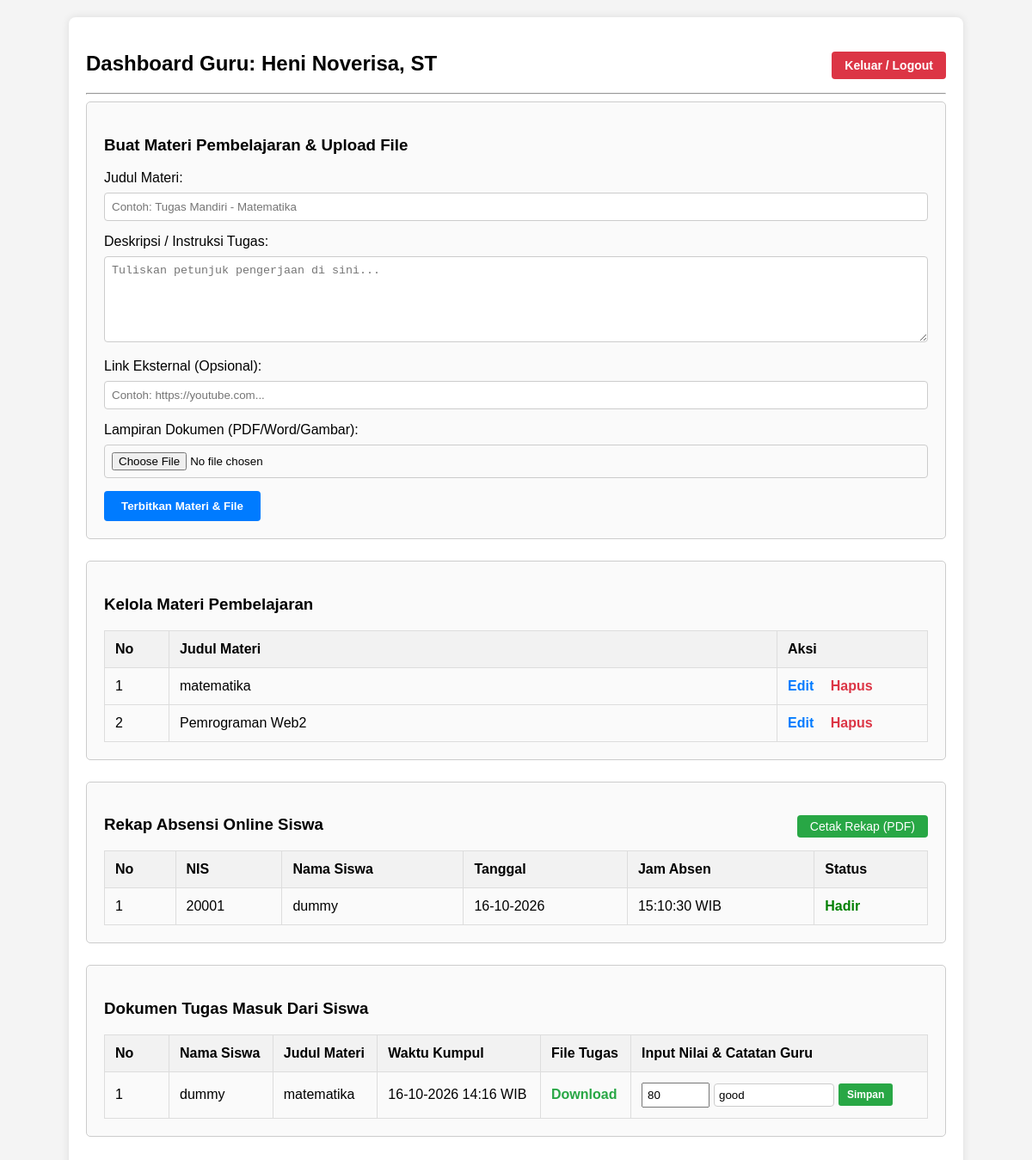
The page /guru.php (signed in) on the database its author committed.
### tables this page shows
CREATE TABLE `materi` (
  `id_materi` int(11) NOT NULL,
  `judul` varchar(150) NOT NULL,
  `deskripsi` text DEFAULT NULL,
  `link_sumber` varchar(255) DEFAULT NULL,
  `nama_file` varchar(255) DEFAULT NULL,
  `tanggal_dibuat` timestamp NOT NULL DEFAULT current_timestamp()
);

CREATE TABLE `absensi` (
  `id_absensi` int(11) NOT NULL,
  `id_siswa` int(11) DEFAULT NULL,
  `tanggal` date NOT NULL,
  `jam_absen` time NOT NULL,
  `status` enum('Hadir','Izin','Sakit') NOT NULL
);

CREATE TABLE `siswa` (
  `id_siswa` int(11) NOT NULL,
  `nis` varchar(10) NOT NULL,
  `nama_siswa` varchar(100) NOT NULL,
  `password` varchar(255) NOT NULL
);

CREATE TABLE `pengumpulan_tugas` (
  `id_pengumpulan` int(11) NOT NULL,
  `id_materi` int(11) NOT NULL,
  `id_siswa` int(11) NOT NULL,
  `file_tugas` varchar(255) NOT NULL,
  `nilai` int(11) DEFAULT NULL,
  `catatan` text DEFAULT NULL,
  `waktu_kumpul` timestamp NOT NULL DEFAULT current_timestamp()
);

### guru.php (the view, shortened to what this page needs)
<?php
include 'koneksi.php';
$query_absen = mysqli_query($koneksi, "
    SELECT absensi.*, siswa.nama_siswa, siswa.nis
    FROM absensi
    JOIN siswa ON absensi.id_siswa = siswa.id_siswa
    ORDER BY absensi.tanggal DESC, absensi.jam_absen DESC
");
?>
<!DOCTYPE html>
<html lang="id">
<head>
</head>
<body>
<div class="container">
    <h2>
        Dashboard Guru: <?= htmlspecialchars($_SESSION['nama_guru'] ?? 'Guru'); ?>
        <a href="logout.php" onclick="return confirm('Apakah Anda yakin ingin keluar?')" style="float: right; padding: 8px 15px; background: #dc3545; color: white; text-decoration: none; border-radius: 4px; font-size: 14px; font-weight: bold;">Keluar / Logout</a>
    </h2>
    <hr>
    <div class="box">
        <h3> Buat Materi Pembelajaran & Upload File</h3>
        <form action="" method="POST" enctype="multipart/form-data">
            <label>Judul Materi:</label>
            <input type="text" name="judul" placeholder="Contoh: Tugas Mandiri - Matematika" required>
            <label>Deskripsi / Instruksi Tugas:</label>
            <textarea name="deskripsi" placeholder="Tuliskan petunjuk pengerjaan di sini..." required></textarea>
            <label>Link Eksternal (Opsional):</label>
            <input type="text" name="link_sumber" placeholder="Contoh: https://youtube.com...">
            <label>Lampiran Dokumen (PDF/Word/Gambar):</label>
            <input type="file" name="berkas">
            <button type="submit" name="tambah_materi">Terbitkan Materi & File</button>
        </form>
    </div>
    <div class="box">
        <h3>Kelola Materi Pembelajaran</h3>
        <table>
            <thead>
                <tr>
                    <th style="width: 50px;">No</th>
                    <th>Judul Materi</th>
                    <th style="width: 150px;">Aksi</th>
                </tr>
            </thead>
            <tbody>
                <?php
                $query_list_materi = mysqli_query($koneksi, "SELECT id_materi, judul FROM materi ORDER BY id_materi DESC");
                $no_mat = 1;
                if ($query_list_materi && mysqli_num_rows($query_list_materi) > 0) {
                    while ($m = mysqli_fetch_assoc($query_list_materi)) {
                        echo "<tr>
                                <td>".$no_mat++."</td>
                                <td>".htmlspecialchars($m['judul'] ?? '')."</td>
                                <td>
                                    <a href='edit_materi.php?id=".$m['id_materi']."' style='color:#007BFF; font-weight:bold; text-decoration:none; margin-right:15px;'>Edit</a>
                                    <a href='hapus_materi.php?id=".$m['id_materi']."' onclick='return confirm(\"Yakin hapus?\")' style='color:#dc3545; font-weight:bold; text-decoration:none;'>Hapus</a>
                                </td>
                              </tr>";
                    }
                } else {
                    echo "<tr><td colspan='3' style='text-align:center;'>Belum ada materi.</td></tr>";
                }
                ?>
            </tbody>
        </table>
    </div>
    <div class="box">
        <h3> Rekap Absensi Online Siswa
            <a href="cetak_absen.php" target="_blank" style="float: right; padding: 5px 15px; background: #28a745; color: white; text-decoration: none; border-radius: 4px; font-size: 14px; font-weight: normal;">Cetak Rekap (PDF)</a>
        </h3>
        <table>
            <thead>
                <tr>
                    <th>No</th>
                    <th>NIS</th>
                    <th>Nama Siswa</th>
                    <th>Tanggal</th>
                    <th>Jam Absen</th>
                    <th>Status</th>
                </tr>
            </thead>
            <tbody>
                <?php
                $no = 1;
                if ($query_absen && mysqli_num_rows($query_absen) > 0) {
                    while ($row = mysqli_fetch_assoc($query_absen)) {
                        $status_class = '';
                        if (($row['status'] ?? '') == 'Hadir') $status_class = 'status-hadir';
                        elseif (($row['status'] ?? '') == 'Izin') $status_class = 'status-izin';
                        elseif (($row['status'] ?? '') == 'Sakit') $status_class = 'status-sakit';
                    ?>
                        <tr>
                            <td><?= $no++; ?></td>
                            <td><?= htmlspecialchars($row['nis'] ?? ''); ?></td>
                            <td><?= htmlspecialchars($row['nama_siswa'] ?? ''); ?></td>
                            <td><?= isset($row['tanggal']) ? date('d-m-Y', strtotime($row['tanggal'])) : '-'; ?></td>
                            <td><?= htmlspecialchars($row['jam_absen'] ?? '-'); ?> WIB</td>
                            <td class="<?= $status_class; ?>"><?= htmlspecialchars($row['status'] ?? '-'); ?></td>
                        </tr>
                    <?php
                    }
                } else {
                    echo "<tr><td colspan='6' style='text-align:center;'>Belum ada data absensi.</td></tr>";
                }
                ?>
            </tbody>
        </table>
    </div>
    <div class="box">
        <h3> Dokumen Tugas Masuk Dari Siswa</h3>
        <table>
            <thead>
                <tr>
                    <th style="width: 50px;">No</th>
                    <th>Nama Siswa</th>
                    <th>Judul Materi</th>
                    <th>Waktu Kumpul</th>
                    <th>File Tugas</th>
                    <th style="width: 320px;">Input Nilai & Catatan Guru</th>
                </tr>
            </thead>
            <tbody>
                <?php
                $query_tugas_masuk = mysqli_query($koneksi, "
                    SELECT pt.*, s.nama_siswa, m.judul
                    FROM pengumpulan_tugas pt
                    LEFT JOIN siswa s ON pt.id_siswa = s.id_siswa
                    LEFT JOIN materi m ON pt.id_materi = m.id_materi
                    ORDER BY pt.waktu_kumpul DESC
                ");
                $no_tugas = 1;
                if ($query_tugas_masuk && mysqli_num_rows($query_tugas_masuk) > 0) {
                    while ($tugas = mysqli_fetch_assoc($query_tugas_masuk)) {
                        $nama_siswa = !empty($tugas['nama_siswa']) ? htmlspecialchars($tugas['nama_siswa']) : 'Siswa Tidak Diketahui';
                        $judul_materi = !empty($tugas['judul']) ? htmlspecialchars($tugas['judul']) : 'Materi Tidak Diketahui';
                        $waktu_kumpul = isset($tugas['waktu_kumpul']) ? date('d-m-Y H:i', strtotime($tugas['waktu_kumpul'])) : '-';
                        $nilai_tampil = $tugas['nilai'] !== null ? $tugas['nilai'] : '';
                        $catatan_tampil = htmlspecialchars($tugas['catatan'] ?? '');
                    ?>
                        <tr>
                            <td><?= $no_tugas++; ?></td>
                            <td><?= $nama_siswa; ?></td>
                            <td><?= $judul_materi; ?></td>
                            <td><?= $waktu_kumpul; ?> WIB</td>
                            <td>
                                <a href="uploads/<?= $tugas['file_tugas']; ?>" download style="color: #28a745; font-weight: bold; text-decoration: none;">Download</a>
                            </td>
                            <td>
                                <form action="" method="POST" style="margin: 0; display: flex; gap: 5px; align-items: center;">
                                    <input type="number" name="nilai" placeholder="Nilai" min="0" max="100" style="width: 65px; padding: 5px;" value="<?= $nilai_tampil; ?>" required>
                                    <input type="text" name="catatan" placeholder="Catatan" style="width: 140px; padding: 5px; margin: 0;" value="<?= $catatan_tampil; ?>">
                                    <button type="submit" name="simpan_nilai" style="padding: 6px 10px; background: #28a745; font-size: 12px; border:none; color:white; border-radius:3px; cursor:pointer; font-weight:bold;">Simpan</button>
                                </form>
                            </td>
                        </tr>
                    <?php
                    }
                } else {
                    echo "<tr><td colspan='6' style='text-align:center;'>Belum ada siswa yang mengumpulkan tugas.</td></tr>";
                }
                ?>
            </tbody>
        </table>
    </div>

### guru.php (style rules this page uses)
body { font-family: Arial, sans-serif; margin: 20px; background-color: #f4f4f4; }
.container { max-width: 1000px; background: white; padding: 20px; border-radius: 8px; box-shadow: 0 0 10px rgba(0,0,0,0.1); margin: auto; }
.box { border: 1px solid #ccc; padding: 20px; margin-bottom: 25px; border-radius: 5px; background: #fafafa; }
input[type="text"], input[type="file"], textarea { width: 100%; padding: 8px; margin: 8px 0 15px 0; border: 1px solid #ccc; border-radius: 4px; box-sizing: border-box; }
textarea { height: 100px; }
button { background: #007BFF; color: white; border: none; padding: 10px 20px; cursor: pointer; border-radius: 4px; font-weight: bold; }
table { width: 100%; border-collapse: collapse; margin-top: 15px; }
table, th, td { border: 1px solid #ddd; text-align: left; }
th, td { padding: 12px; }
th { background-color: #f2f2f2; }
.status-hadir { color: green; font-weight: bold; }

### rows shown on the page
materi: judul "matematika"
materi: judul "Pemrograman Web2"
absensi: id_siswa.nis "20001", id_siswa.nama_siswa "dummy", tanggal "16-10-2026", jam_absen "15:10:30", status "Hadir"
pengumpulan_tugas: id_siswa.nama_siswa "dummy", id_materi.judul "matematika", waktu_kumpul "16-10-2026 14:16", nilai "80", catatan "good"

### other values the page prints
$_SESSION['nama_guru'] "Heni Noverisa, ST"
